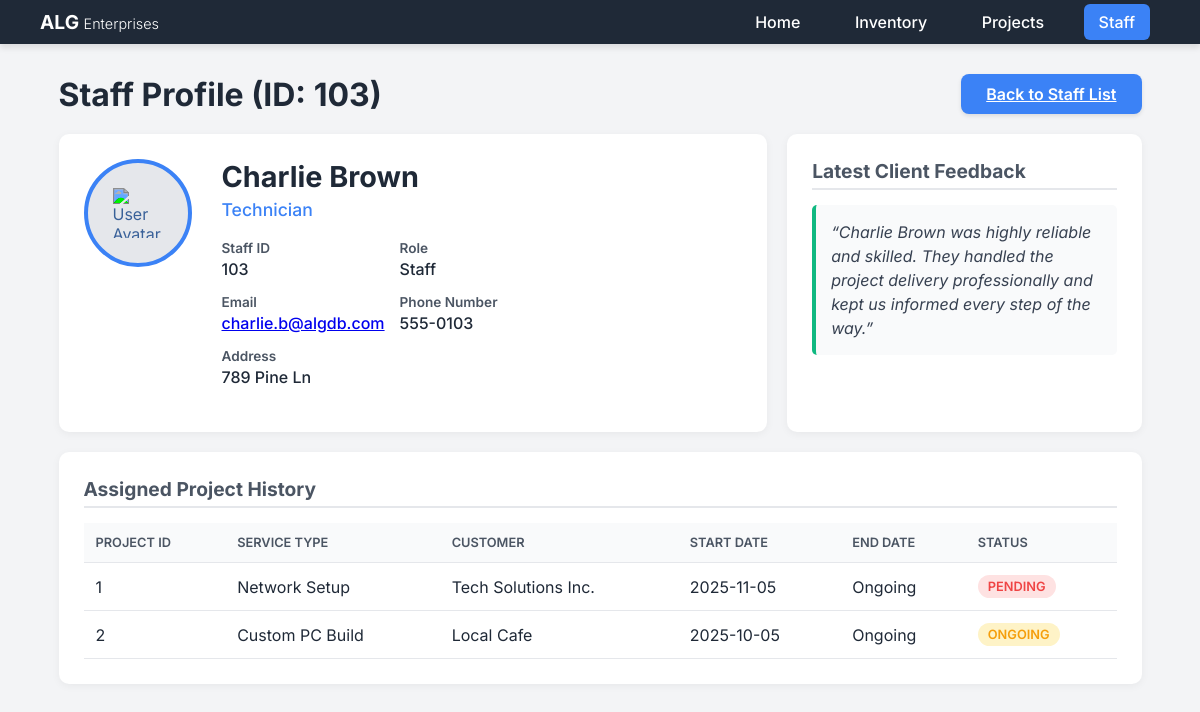
/Website/Admin/view_staff.php?id=103, run on the app's committed database.
### tables this page shows
CREATE TABLE `staff` (
  `Staff_id` int(11) NOT NULL,
  `Name` varchar(50) NOT NULL,
  `address` varchar(50) DEFAULT NULL,
  `PhoneNum` varchar(20) DEFAULT NULL,
  `Email` varchar(50) DEFAULT NULL,
  `Password` varchar(255) NOT NULL,
  `Role` enum('Admin','Staff') NOT NULL,
  `Position` varchar(50) NOT NULL
);

CREATE TABLE `projects` (
  `Project_id` int(11) NOT NULL,
  `Orders_id` int(11) NOT NULL,
  `Project_Name` varchar(45) DEFAULT NULL,
  `StartDate` date DEFAULT NULL,
  `EndDate` date DEFAULT NULL,
  `Status` enum('Pending','Ongoing','Completed') DEFAULT 'Pending',
  `Notes` text DEFAULT NULL,
  `Total_Cost` decimal(10,2) NOT NULL
);

CREATE TABLE `services` (
  `Services_id` int(11) NOT NULL,
  `Name` varchar(50) NOT NULL,
  `Description` text DEFAULT NULL,
  `Price` decimal(10,2) NOT NULL
);

CREATE TABLE `customers` (
  `Customer_id` int(11) NOT NULL,
  `Name` varchar(50) NOT NULL,
  `Email` varchar(50) DEFAULT NULL,
  `PhoneNumber` varchar(20) DEFAULT NULL,
  `Address` varchar(50) DEFAULT NULL
);

### Website/Admin/view_staff.php (the view, shortened to what this page needs)
<?php
require_once "../../db.php";
$staff = [];
$projects = [];
$error_message = null;
if (isset($_GET['id']) && !empty($_GET['id'])) {
    $staff_id = $_GET['id'];
    $sql_staff = "
        SELECT
            Staff_id,
            Name,
            address,
            PhoneNum,
            Email,
            Role,
            Position
        FROM Staff
        WHERE Staff_id = ?
    ";
    if ($stmt = $conn->prepare($sql_staff)) {
        $stmt->bind_param("i", $staff_id);
        if ($stmt->execute()) {
            $result = $stmt->get_result();
            if ($result->num_rows == 1) {
                $staff = $result->fetch_assoc();
            } else {
                $error_message = "Staff member with ID " . htmlspecialchars($staff_id) . " not found.";
            }
        } else {
            $error_message = "Database execution error (Staff Details): " . $stmt->error;
        }
    } else {
        $error_message = "Database query preparation failed (Staff Details): " . $conn->error;
    }
    if (!empty($staff)) {
        $sql_projects = "
            SELECT
                p.Project_id,
                p.Status,
                p.StartDate,
                p.EndDate,
                s.Name AS service_name,
                c.Name AS customer_name
            FROM ProjectStaff ps
            JOIN Projects p ON ps.Project_id = p.Project_id
            JOIN Orders o ON p.Orders_id = o.Orders_id
            JOIN Services s ON o.Services_id = s.Services_id
            JOIN Customers c ON o.customer_id = c.customer_id
            WHERE ps.Staff_id = ?
            ORDER BY p.StartDate DESC
        ";
        if ($stmt_proj = $conn->prepare($sql_projects)) {
            $stmt_proj->bind_param("i", $staff_id);
            if ($stmt_proj->execute()) {
                $result_proj = $stmt_proj->get_result();
                while ($row = $result_proj->fetch_assoc()) {
                    $projects[] = $row;
                }
            }
        }
    }
} else {
    $error_message = "No Staff ID provided. Please return to the Staff list.";
}
$comment_text = "Highly reliable and skilled. Alice handled the project delivery professionally and kept us informed every step of the way.";
if (isset($staff['Name'])) {
    $mock_comments = [
        "{$staff['Name']} was highly reliable and skilled. They handled the project delivery professionally and kept us informed every step of the way.",
        "Excellent technical work! {$staff['Name']} quickly resolved the issue and ensured the network was running smoothly.",
        "A true professional. {$staff['Name']} is a great communicator and a pleasure to work with on long-term projects.",
    ];
    $comment_text = $mock_comments[array_rand($mock_comments)];
}
?>
<!DOCTYPE html>
<html lang="en">
<head>
</head>
<body>
    <header>
        <div class="logo">ALG <span style="font-weight: 300;">Enterprises</span></div>
        <nav>
            <a href="home.php">Home</a>
            <a href="inventory.php">Inventory</a>
            <a href="projects.php">Projects</a>
            <a href="staff.php" class="active">Staff</a>
        </nav>
    </header>
    <main>
        <div class="profile-container">
            <div class="profile-header">
                <h1>Staff Profile (ID: <?= htmlspecialchars($_GET['id'] ?? 'N/A') ?>)</h1>
                <a href="staff.php" class="btn-action">Back to Staff List</a>
            </div>
            <?php if (isset($error_message)): ?>
                <div class="info-box">
                    **Error:** <?= htmlspecialchars($error_message) ?>
                </div>
            <?php else: ?>
                <div class="content-grid">
                    <div class="main-info-card">
                        <div class="staff-details">
                            <div class="avatar-placeholder">
                                <img src="https://api.iconify.design/heroicons:user-circle-20-solid.svg?color=%231f2937" alt="User Avatar">
                            </div>
                            <div class="basic-info">
                                <h2><?= htmlspecialchars($staff['Name'] ?? 'N/A') ?></h2>
                                <p><?= htmlspecialchars($staff['Position'] ?? 'Role N/A') ?></p>
                                <div class="info-list">
                                    <div class="info-item">
                                        <span>Staff ID</span>
                                        <span><?= htmlspecialchars($staff['Staff_id'] ?? 'N/A') ?></span>
                                    </div>
                                    <div class="info-item">
                                        <span>Role</span>
                                        <span><?= htmlspecialchars($staff['Role'] ?? 'N/A') ?></span>
                                    </div>
                                    <div class="info-item">
                                        <span>Email</span>
                                        <span><a href="mailto:<?= htmlspecialchars($staff['Email'] ?? '#') ?>"><?= htmlspecialchars($staff['Email'] ?? 'N/A') ?></a></span>
                                    </div>
                                    <div class="info-item">
                                        <span>Phone Number</span>
                                        <span><?= htmlspecialchars($staff['PhoneNum'] ?? 'N/A') ?></span>
                                    </div>
                                    <div class="info-item">
                                        <span>Address</span>
                                        <span style="grid-column: 1 / span 2;"><?= htmlspecialchars($staff['address'] ?? 'N/A') ?></span>
                                    </div>
                                </div>
                            </div>
                        </div>
                    </div>
                    <div class="feedback-card">
                        <h3>Latest Client Feedback</h3>
                        <div class="feedback-box">
                            “<?= htmlspecialchars($comment_text) ?>”
                        </div>
                    </div>
                </div>
                <div class="projects-card">
                    <h3>Assigned Project History</h3>
                    <?php if (!empty($projects)): ?>
                        <table class="project-table">
                            <thead>
                                <tr>
                                    <th>Project ID</th>
                                    <th>Service Type</th>
                                    <th>Customer</th>
                                    <th>Start Date</th>
                                    <th>End Date</th>
                                    <th>Status</th>
                                </tr>
                            </thead>
                            <tbody>
                                <?php foreach ($projects as $project): ?>
                                    <tr>
                                        <td><?= htmlspecialchars($project['Project_id']) ?></td>
                                        <td><?= htmlspecialchars($project['service_name']) ?></td>
                                        <td><?= htmlspecialchars($project['customer_name']) ?></td>
                                        <td><?= htmlspecialchars($project['StartDate']) ?></td>
                                        <td><?= htmlspecialchars($project['EndDate'] ?? 'Ongoing') ?></td>
                                        <td>
                                            <span class="status-badge status-<?= htmlspecialchars($project['Status']) ?>">
                                                <?= htmlspecialchars($project['Status']) ?>
                                            </span>
                                        </td>
                                    </tr>
                                <?php endforeach; ?>
                            </tbody>
                        </table>
                    <?php else: ?>
                        <p class="text-gray-500">This staff member is not currently assigned to any projects and has no recorded project history.</p>
                    <?php endif; ?>
                </div>
            <?php endif; ?>
        </div>
    </main>
</body>
</html>

### Website/Admin/view_staff.php (style rules this page uses)
:root { --primary-bg: #f3f4f6; --navbar-bg: #1f2937; --card-bg: #ffffff; --accent-blue: #3b82f6; --text-color: #1f2937; --success-green: #10b981; --warning-yellow: #f59e0b; }
body { margin: 0; font-family: 'Inter', sans-serif; background: var(--primary-bg); color: var(--text-color); min-height: 100vh; }
header { background-color: var(--navbar-bg); display: flex; justify-content: space-between; align-items: center; padding: 10px 40px; box-shadow: 0 4px 6px rgba(0,0,0,0.1); color: #fff; }
.logo { font-weight: 700; font-size: 1.2rem; color: #fff; }
.logo span { font-size: 0.9rem; font-weight: 300; }
nav a { color: #fff; text-decoration: none; font-weight: 500; margin: 0 10px; padding: 8px 15px; border-radius: 6px; transition: background-color 0.2s; }
nav a.active { background-color: var(--accent-blue); }
main { padding: 30px; display: flex; justify-content: center; }
.profile-container { width: 95%; max-width: 1200px; }
.profile-header { display: flex; justify-content: space-between; align-items: center; margin-bottom: 20px; }
.profile-header h1 { font-size: 2rem; margin: 0; color: var(--text-color); }
.btn-action { background-color: var(--accent-blue); color: #fff; border: none; padding: 10px 25px; border-radius: 8px; font-weight: 600; cursor: pointer; box-shadow: 0 2px 4px rgba(0,0,0,0.1); transition: background-color 0.2s; }
.content-grid { display: grid; grid-template-columns: 2fr 1fr; gap: 20px; }
.main-info-card, .feedback-card, .projects-card { background: var(--card-bg); border-radius: 10px; padding: 25px; box-shadow: 0 2px 8px rgba(0,0,0,0.05); }
.staff-details { display: flex; gap: 30px; margin-bottom: 20px; }
.avatar-placeholder { flex-shrink: 0; width: 100px; height: 100px; border-radius: 50%; background: #e5e7eb; display: flex; justify-content: center; align-items: center; align-self: flex-start; border: 4px solid var(--accent-blue); }
.avatar-placeholder img { width: 50px; height: 50px; filter: invert(30%) sepia(0%) saturate(1000%) hue-rotate(0deg); }
.basic-info h2 { font-size: 1.8rem; font-weight: 700; margin: 0 0 5px 0; }
.basic-info p { font-size: 1.1rem; font-weight: 500; color: var(--accent-blue); margin: 0; }
.info-list { margin-top: 20px; display: grid; grid-template-columns: 1fr 1fr; gap: 15px; }
.info-item { display: flex; flex-direction: column; }
.info-item span:first-child { font-weight: 600; color: #4b5563; font-size: 0.85rem; margin-bottom: 3px; }
.info-item span:last-child { font-weight: 500; font-size: 1rem; }
.feedback-card h3, .projects-card h3 { margin-top: 0; margin-bottom: 15px; font-size: 1.2rem; border-bottom: 2px solid #e5e7eb; padding-bottom: 5px; color: #4b5563; }
.feedback-box { background-color: #f9fafb; border-left: 4px solid var(--success-green); padding: 15px; border-radius: 5px; font-style: italic; color: #374151; line-height: 1.5; }
.projects-card { grid-column: 1 / span 2; margin-top: 20px; }
.project-table { width: 100%; border-collapse: collapse; }
.project-table th, .project-table td { padding: 12px; text-align: left; border-bottom: 1px solid #e5e7eb; }
.project-table th { background-color: #f9fafb; color: #4b5563; font-weight: 600; text-transform: uppercase; font-size: 0.8rem; }
.status-badge { display: inline-block; padding: 4px 10px; border-radius: 20px; font-size: 0.8rem; font-weight: 600; text-transform: uppercase; }
.status-Ongoing { background-color: #fef3c7; color: var(--warning-yellow); }
.status-Pending { background-color: #fee2e2; color: #ef4444; }

### data on the page
staff: Name "Charlie Brown", Position "Technician", Staff_id "103", Role "Staff", Email "charlie.b@algdb.com", PhoneNum "555-0103", address "789 Pine Ln", Name "Charlie Brown was highly reliable and skilled. They handled the project delivery professionally and kept us informed every step of the way."
projects: Project_id "1", services.Name "Network Setup", customers.Name "Tech Solutions Inc.", StartDate "2025-11-05", EndDate "Ongoing", Status "PENDING"
projects: Project_id "2", services.Name "Custom PC Build", customers.Name "Local Cafe", StartDate "2025-10-05", EndDate "Ongoing", Status "ONGOING"

### other printed values
$_GET['id'] "103"
